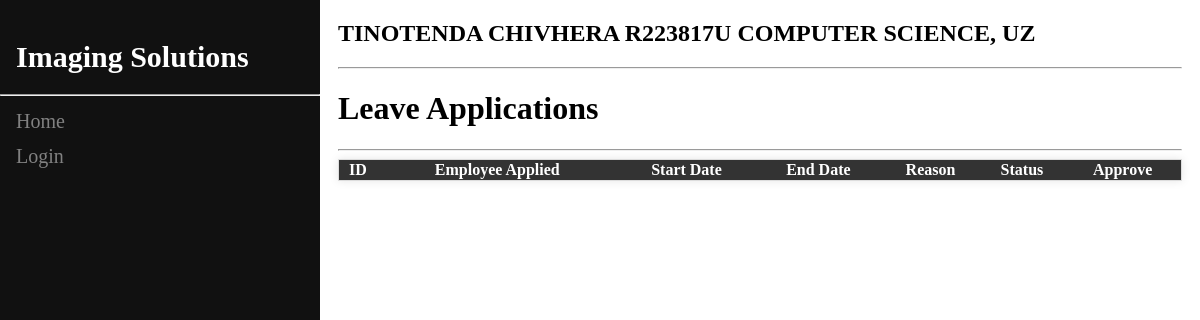
/approve_leave, run on an earlier commit of the app's database.
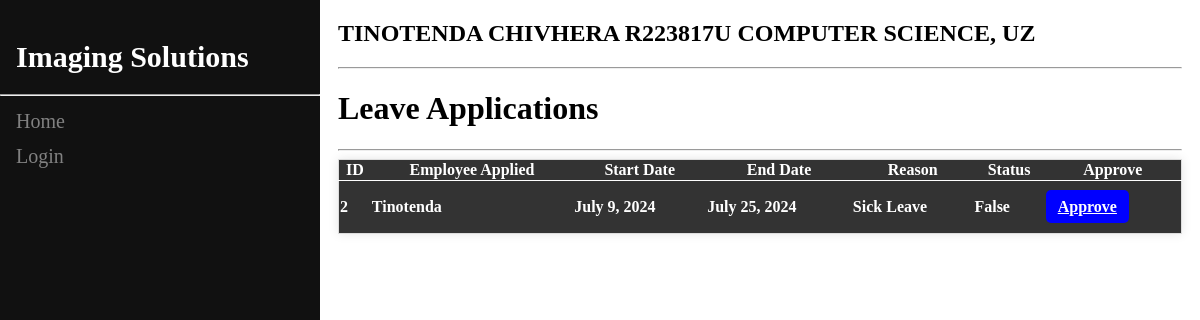
And on a later commit of the database.
### ems/models.py (models this page shows, shortened)
class Leave(models.Model):
    user = models.ForeignKey(User, on_delete=models.CASCADE)
    start = models.DateField()
    end = models.DateField()
    reason = models.TextField()
    approved = models.BooleanField(default=False)

class User(AbstractUser):
    phone = models.IntegerField(default=0, null=True, blank=True)
    dept = models.ForeignKey(Department, on_delete=models.CASCADE,related_name="dept", default=1)
    role = models.ForeignKey(Role, on_delete=models.CASCADE,related_name="role", default=1)
    hours_worked = models.IntegerField(default=0, null=True, blank=True)

### ems/views.py (the view)
# urls.py: path('approve_leave',views.approve_leave , name = 'approve_leave'),
def approve_leave(request):
    queryset = Leave.objects.filter(approved = False)
    context = {"applications": queryset}
    if request.method == "GET":
        return render(request, "leave_applications.html", context)

### ems/templates/leave_applications.html (shortened to what this page needs)
{% extends 'super_base.html' %}
{% block content %}
    <div class="container-fluid">
        <h1>Leave Applications</h1>
        <hr>
        <table class="table">
            <thead>
                <tr>
                <th scope="col">ID</th>
                <th scope="col">Employee Applied</th>
                <th scope="col">Start Date</th>
                <th scope="col">End Date</th>
                <th scope="col">Reason</th>
                <th scope="col">Status</th>
                <th scope="col">Approve</th>
                </tr>
            </thead>
            {%for application in applications%}
            <tbody>
                <tr>
                <td>{{application.id}}</td>
                <td>{{application.user.first_name}}</td>
                <td>{{application.start}}</td>
                <td>{{application.end}}</td>
                <td>{{application.reason}}</td>
                <td>{{application.approved}}</td>
                <td>
                    <p>{{ object.name }} <a href="{% url 'approve_leave_id' application.id %}" class="view-btn">Approve</a></p>
                </td>
                </tr>
            </tbody>
            {% endfor %}
        </table>
    </div>
{% endblock %}

What changed in the data, as far as the page shows it:
added Leave: id "2", user.first_name "Tinotenda", start "July 9, 2024", end "July 25, 2024", reason "Sick Leave", approved "False"
